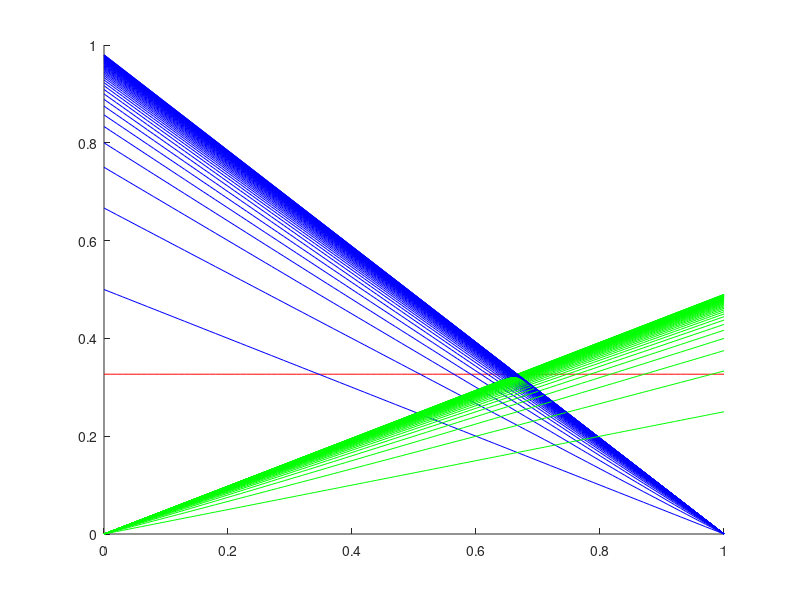

Write the MATLAB code that produced this figure.
B = 50;
K = 2;
alpha = 0:0.01:1;

arrival_rate = B/(B + 1)/(K + 1) * ones(numel(alpha), 1);

figure(1);
hold on;
plot(alpha,arrival_rate, 'r');

for b = 1:(B - 1)
    plot(alpha, b/(b + 1) * (1 - alpha), 'b');
    plot(alpha, (B - b)/(B - b + 1) * alpha/K, 'g');
end